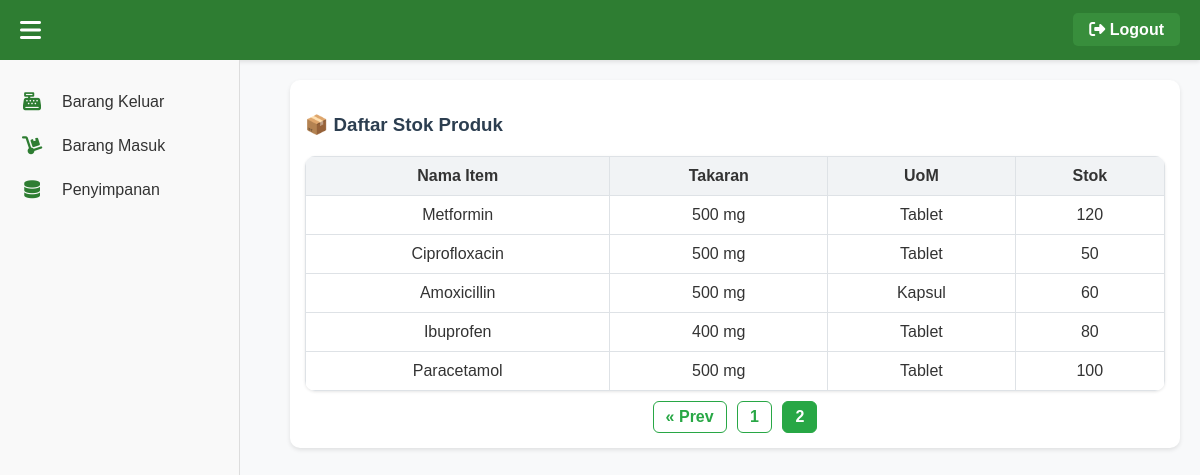
/penyimpanan.php?page=2 (signed in), run on the app's committed database.
### tables this page shows
CREATE TABLE `produk` (
  `id` int(11) NOT NULL,
  `nama_item` varchar(100) DEFAULT NULL,
  `takaran` varchar(50) DEFAULT NULL,
  `stok` int(11) DEFAULT 0,
  `uom` varchar(50) DEFAULT NULL
);

### penyimpanan.php (the view, shortened to what this page needs)
<?php
include 'config.php';
?>
<!DOCTYPE html>
<html lang="id">
<head>
    <link rel="stylesheet" href="style.css">
</head>
<body>
<?php include 'header.php'; ?>
<div class="container">
    <div class="right-panel">
    <h3>📦 Daftar Stok Produk</h3>
    <table>
        <thead>
            <tr>
                <th>Nama Item</th>
                <th>Takaran</th>
                <th>UoM</th>
                <th>Stok</th>
            </tr>
        </thead>
        <tbody>
            <?php
            $limit = 15;
            $page = isset($_GET['page']) ? (int)$_GET['page'] : 1;
            $start = ($page - 1) * $limit;
            $total_result = $conn->query("SELECT COUNT(*) as total FROM produk");
            $total_row = $total_result->fetch_assoc();
            $total_items = $total_row['total'];
            $total_pages = ceil($total_items / $limit);
            $stok_produk = $conn->query("SELECT * FROM produk ORDER BY id DESC LIMIT $start, $limit");
            if ($stok_produk->num_rows > 0):
                while ($row = $stok_produk->fetch_assoc()):
            ?>
            <tr>
                <td><?= htmlspecialchars($row['nama_item']) ?></td>
                <td><?= htmlspecialchars($row['takaran']) ?></td>
                <td><?= htmlspecialchars($row['uom']) ?></td>
                <td><?= htmlspecialchars($row['stok']) ?></td>
            </tr>
            <?php
                endwhile;
            else:
            ?>
            <tr><td colspan="4" style="text-align:center; color:gray;">Belum ada data stok.</td></tr>
            <?php endif; ?>
            </tbody>
</table>
<div style="text-align:center; margin-top:10px;">
<?php if ($page > 1): ?>
            <a href="?page=<?= $page - 1 ?>" class="pagination-btn">&laquo; Prev</a>
        <?php endif; ?>
    <?php for ($i = 1; $i <= $total_pages; $i++): ?>
            <a href="?page=<?= $i ?>" class="pagination-btn <?= ($i == $page) ? 'active' : '' ?>"><?= $i ?></a>
        <?php endfor; ?>
</div>
</div>
</div>
</body>
</html>

### style.css (style rules this page uses)
* { box-sizing: border-box; font-family: Arial, sans-serif; }
body { margin: 0; padding: 0; background: #f8f9fa; }
.container { display: flex; flex-wrap: wrap; gap: 20px; }
.left-panel, .right-panel { flex: 1 1 48%; background: #fff; padding: 15px; border-radius: 10px; box-shadow: 0 2px 4px rgba(0,0,0,0.1); }
table { border-collapse: collapse; width: 100%; margin-top: 10px; }
th, td { border: 1px solid #dee2e6; padding: 10px; text-align: center; }
th { background-color: #f1f3f5; }

### penyimpanan.php (style rules this page uses)
* { box-sizing: border-box; font-family: 'Segoe UI', Tahoma, Geneva, Verdana, sans-serif; }
body { margin: 0; padding: 0; background-color: #f4f6f9; color: #333; }
.container { padding: 20px; display: flex; flex-wrap: wrap; gap: 20px; margin-left: 270px; }
.left-panel, .right-panel { flex: 1 1 48%; background: #fff; padding: 15px; border-radius: 10px; box-shadow: 0 2px 6px rgba(0,0,0,0.1); }
h2, h3 { color: #2c3e50; margin-bottom: 20px; }
table { width: 100%; border-collapse: collapse; background-color: #fff; border-radius: 10px; overflow: hidden; box-shadow: 0 1px 3px rgba(0,0,0,0.1); }
th, td { padding: 12px; border: 1px solid #e1e5ea; text-align: center; }
th { background-color: #f1f3f5; font-weight: bold; color: #333; }
.pagination-btn { display: inline-block; margin: 0 3px; padding: 6px 12px; border: 1px solid #28a745; border-radius: 6px; text-decoration: none; color: #28a745; font-weight: bold; background-color: #fff; transition: background-color 0.2s, color 0.2s; }
.pagination-btn.active { background-color: #28a745; color: #fff; pointer-events: none; }

### header.php (style rules this page uses)
body { margin: 0; font-family: 'Segoe UI', Tahoma, Geneva, Verdana, sans-serif; }

### data on the page
produk: nama_item "Metformin", takaran "500 mg", uom "Tablet", stok "120"
produk: nama_item "Ciprofloxacin", takaran "500 mg", uom "Tablet", stok "50"
produk: nama_item "Amoxicillin", takaran "500 mg", uom "Kapsul", stok "60"
produk: nama_item "Ibuprofen", takaran "400 mg", uom "Tablet", stok "80"
produk: nama_item "Paracetamol", takaran "500 mg", uom "Tablet", stok "100"
